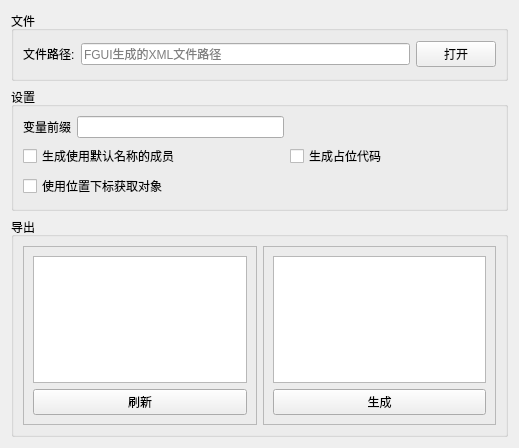
<?xml version="1.0" encoding="UTF-8"?>
<ui version="4.0">
 <class>SFGUIToxLua</class>
 <widget class="QWidget" name="SFGUIToxLua">
  <property name="geometry">
   <rect>
    <x>0</x>
    <y>0</y>
    <width>519</width>
    <height>448</height>
   </rect>
  </property>
  <property name="windowTitle">
   <string>Form</string>
  </property>
  <layout class="QGridLayout" name="gridLayout_6" rowstretch="1,1,7">
   <item row="0" column="0">
    <widget class="QGroupBox" name="groupBox">
     <property name="minimumSize">
      <size>
       <width>0</width>
       <height>70</height>
      </size>
     </property>
     <property name="maximumSize">
      <size>
       <width>16777215</width>
       <height>70</height>
      </size>
     </property>
     <property name="title">
      <string>文件</string>
     </property>
     <layout class="QGridLayout" name="gridLayout" columnstretch="0,0,0">
      <item row="0" column="0">
       <widget class="QLabel" name="label">
        <property name="toolTip">
         <string/>
        </property>
        <property name="text">
         <string>文件路径:</string>
        </property>
       </widget>
      </item>
      <item row="0" column="1">
       <widget class="QLineEdit" name="pathLe">
        <property name="inputMask">
         <string/>
        </property>
        <property name="text">
         <string/>
        </property>
        <property name="dragEnabled">
         <bool>false</bool>
        </property>
        <property name="placeholderText">
         <string>FGUI生成的XML文件路径</string>
        </property>
       </widget>
      </item>
      <item row="0" column="2">
       <widget class="QPushButton" name="openBtn">
        <property name="text">
         <string>打开</string>
        </property>
       </widget>
      </item>
     </layout>
    </widget>
   </item>
   <item row="1" column="0">
    <widget class="QGroupBox" name="groupBox_2">
     <property name="minimumSize">
      <size>
       <width>0</width>
       <height>124</height>
      </size>
     </property>
     <property name="maximumSize">
      <size>
       <width>16777215</width>
       <height>124</height>
      </size>
     </property>
     <property name="title">
      <string>设置</string>
     </property>
     <layout class="QGridLayout" name="gridLayout_5">
      <item row="0" column="0">
       <widget class="QLabel" name="label_2">
        <property name="text">
         <string>变量前缀</string>
        </property>
       </widget>
      </item>
      <item row="0" column="1">
       <widget class="QLineEdit" name="prefixLe"/>
      </item>
      <item row="0" column="2">
       <spacer name="horizontalSpacer">
        <property name="orientation">
         <enum>Qt::Horizontal</enum>
        </property>
        <property name="sizeHint" stdset="0">
         <size>
          <width>40</width>
          <height>20</height>
         </size>
        </property>
       </spacer>
      </item>
      <item row="1" column="0" colspan="2">
       <widget class="QCheckBox" name="outDefNameCb">
        <property name="text">
         <string>生成使用默认名称的成员</string>
        </property>
       </widget>
      </item>
      <item row="2" column="0" colspan="2">
       <widget class="QCheckBox" name="useIndexCb">
        <property name="text">
         <string>使用位置下标获取对象</string>
        </property>
       </widget>
      </item>
      <item row="1" column="2">
       <widget class="QCheckBox" name="outPlaceholderCb">
        <property name="text">
         <string>生成占位代码</string>
        </property>
       </widget>
      </item>
     </layout>
    </widget>
   </item>
   <item row="2" column="0">
    <widget class="QGroupBox" name="groupBox_3">
     <property name="title">
      <string>导出</string>
     </property>
     <layout class="QGridLayout" name="gridLayout_4" columnstretch="1,1">
      <item row="0" column="0">
       <widget class="QFrame" name="frame">
        <property name="frameShape">
         <enum>QFrame::StyledPanel</enum>
        </property>
        <property name="frameShadow">
         <enum>QFrame::Raised</enum>
        </property>
        <layout class="QGridLayout" name="gridLayout_2">
         <item row="0" column="0">
          <widget class="QListWidget" name="objList">
           <property name="selectionMode">
            <enum>QAbstractItemView::NoSelection</enum>
           </property>
           <property name="selectionRectVisible">
            <bool>false</bool>
           </property>
          </widget>
         </item>
         <item row="1" column="0">
          <widget class="QPushButton" name="refreshBtn">
           <property name="text">
            <string>刷新</string>
           </property>
          </widget>
         </item>
        </layout>
       </widget>
      </item>
      <item row="0" column="1">
       <widget class="QFrame" name="frame_2">
        <property name="frameShape">
         <enum>QFrame::StyledPanel</enum>
        </property>
        <property name="frameShadow">
         <enum>QFrame::Raised</enum>
        </property>
        <layout class="QGridLayout" name="gridLayout_3">
         <item row="0" column="0">
          <widget class="QTextEdit" name="codeEdit">
           <property name="readOnly">
            <bool>true</bool>
           </property>
          </widget>
         </item>
         <item row="1" column="0">
          <widget class="QPushButton" name="produceBtn">
           <property name="text">
            <string>生成</string>
           </property>
          </widget>
         </item>
        </layout>
       </widget>
      </item>
     </layout>
    </widget>
   </item>
  </layout>
 </widget>
 <resources/>
 <connections/>
</ui>
